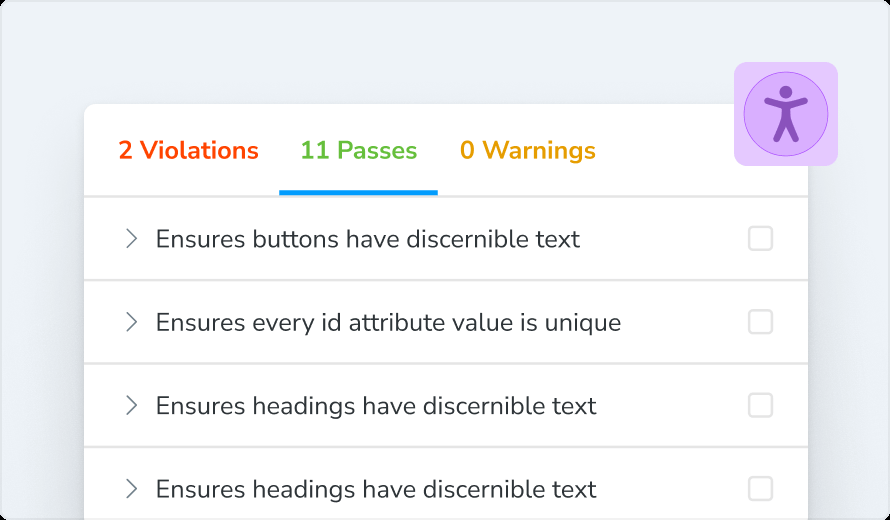
#> input picture packages/frontend/src/stories/assets/accessibility.png, 890 x 520 px
$ python -i sam_deepgaze_hybrid.py   (imports and definitions only)
#> lines starting #> are read from the running program, lines starting #| are printed output that depends on the picture
#> further down, picture is the input picture: shape (520, 890, 3); mean B, G, R 246.4, 243.5, 242.7
#!/usr/bin/env python3
"""
SAM + DeepGaze Hybrid Approach
SAM findet Objekte, DeepGaze bewertet deren Wichtigkeit
"""

import cv2
import numpy as np
from typing import Tuple, List, Dict, Any, Optional
import logging
from pathlib import Path

logger = logging.getLogger(__name__)

class SAMDeepGazeHybrid:
    """
    Kombiniert SAM (Objekt-Segmentierung) mit DeepGaze-ähnlicher Saliency Detection
    """

    def __init__(self, sam_model_path: Optional[str] = None):
        """
        Initialisiert den Hybrid Detector

        Args:
            sam_model_path: Pfad zum SAM Modell (optional)
        """
        self.sam_model = None
        self.sam_predictor = None
        self.use_sam = False

        # Versuche SAM zu laden (optional)
        if sam_model_path and Path(sam_model_path).exists():
            self._load_sam_model(sam_model_path)

        # DeepGaze-ähnliche Saliency Detection
        self.face_cascade = self._load_face_detector()

    # [10 lines left out: function _load_sam_model, not called in this run]

    def _load_face_detector(self):
        """Lädt OpenCV Face Detector"""
        try:
            cascade_paths = [
                cv2.data.haarcascades + 'haarcascade_frontalface_default.xml',
                '/usr/local/share/opencv4/haarcascades/haarcascade_frontalface_default.xml',
                '/opt/homebrew/share/opencv4/haarcascades/haarcascade_frontalface_default.xml'
            ]

            for path in cascade_paths:
                if Path(path).exists():
                    cascade = cv2.CascadeClassifier(path)
                    logger.info(f"Face detector loaded from: {path}")
                    return cascade

            logger.warning("Face detector not available")
            return None
        except Exception as e:
            logger.warning(f"Could not load face detector: {e}")
            return None

    def generate_saliency_map(self, image: np.ndarray) -> np.ndarray:
        """
        Generiert Saliency Map mit SAM + DeepGaze Hybrid

        Args:
            image: Input-Bild (BGR)

        Returns:
            Saliency Map (0-255)
        """
        try:
            height, width = image.shape[:2]
#> height = 520; width = 890

            # 1. SAM: Finde alle Objekte (simuliert)
            objects = self._find_objects_sam(image)
#> objects = []

            # 2. DeepGaze-ähnliche Bewertung der Objekte
            object_saliency = self._evaluate_object_saliency(image, objects)

            # 3. Kombiniere mit traditionellen Saliency-Methoden
            traditional_saliency = self._compute_traditional_saliency(image)

            # 4. Erstelle finale Saliency Map
            saliency_map = self._combine_saliency_maps(
                object_saliency, traditional_saliency, height, width
            )

            logger.debug(f"Generated hybrid saliency map: {saliency_map.shape}, "
                        f"min={saliency_map.min()}, max={saliency_map.max()}")

            return saliency_map

        except Exception as e:
            logger.error(f"Error generating saliency map: {e}")
            return self._generate_center_saliency_map(height, width)

    def _find_objects_sam(self, image: np.ndarray) -> List[Dict[str, Any]]:
        """
        Simuliert SAM Objekt-Erkennung
        In der echten Implementierung würde hier SAM aufgerufen werden
        """
        objects = []

        if self.use_sam:
            # Hier würde SAM aufgerufen werden:
            # masks, scores, logits = self.sam_predictor.predict(...)
            # Für jetzt simulieren wir typische Objekte

            # Simuliere ein zentriertes Objekt (Person)
            height, width = image.shape[:2]
            center_x, center_y = width // 2, height // 2

            # Simuliere Person-ähnliches Objekt
            person_obj = {
                "mask": self._create_ellipse_mask(height, width, center_x, center_y, width//4, height//3),
                "bbox": (center_x - width//8, center_y - height//6, width//4, height//3),
                "score": 0.9,
                "class": "person",
                "center": (center_x, center_y)
            }
            objects.append(person_obj)

            # Simuliere weitere Objekte basierend auf Edge Detection
            edges = cv2.Canny(cv2.cvtColor(image, cv2.COLOR_BGR2GRAY), 50, 150)
            contours, _ = cv2.findContours(edges, cv2.RETR_EXTERNAL, cv2.CHAIN_APPROX_SIMPLE)

            for i, contour in enumerate(contours[:3]):  # Max 3 zusätzliche Objekte
                if cv2.contourArea(contour) > 1000:  # Nur größere Objekte
                    x, y, w, h = cv2.boundingRect(contour)

                    # Erstelle Maske für dieses Objekt
                    mask = np.zeros((height, width), dtype=np.uint8)
                    cv2.fillPoly(mask, [contour], 255)

                    obj = {
                        "mask": mask,
                        "bbox": (x, y, w, h),
                        "score": 0.7 - i * 0.1,  # Abnehmende Scores
                        "class": "object",
                        "center": (x + w//2, y + h//2)
                    }
                    objects.append(obj)

        logger.debug(f"Found {len(objects)} objects")
        return objects

    # [6 lines left out: function _create_ellipse_mask, not called in this run]

    def _evaluate_object_saliency(self, image: np.ndarray, objects: List[Dict[str, Any]]) -> np.ndarray:
        """
        Bewertet die Saliency jedes Objekts (DeepGaze-ähnlich)
        """
        height, width = image.shape[:2]
#> height = 520; width = 890
        object_saliency = np.zeros((height, width), dtype=np.float32)

        for obj in objects:
            mask = obj["mask"]
            bbox = obj["bbox"]
            score = obj["score"]
            center = obj["center"]

            # DeepGaze-ähnliche Bewertung basierend auf:
            # 1. Objekt-Score (von SAM)
            # 2. Position (Center Bias)
            # 3. Größe (größere Objekte sind oft wichtiger)
            # 4. Kontrast zum Hintergrund

            # Center Bias
            center_x, center_y = width // 2, height // 2
            dist_from_center = np.sqrt((center[0] - center_x)**2 + (center[1] - center_y)**2)
            max_dist = np.sqrt(width**2 + height**2) / 2
            center_bias = 1.0 - (dist_from_center / max_dist)

            # Größe-Bias (größere Objekte sind wichtiger)
            obj_area = np.count_nonzero(mask)
            total_area = height * width
            size_bias = min(1.0, obj_area / (total_area * 0.1))  # Normalisiert auf 10% des Bildes

            # Kontrast-Bias
            contrast_bias = self._compute_object_contrast(image, mask)

            # Kombiniere alle Biases
            final_score = score * (0.4 + 0.2 * center_bias + 0.2 * size_bias + 0.2 * contrast_bias)

            # Füge zur Saliency Map hinzu
            object_saliency += mask.astype(np.float32) * final_score
#> this loop made 0 passes
#> object_saliency: shape (520, 890) float32; every value is 0

        # Normalisiere
        if object_saliency.max() > 0:
            object_saliency = object_saliency / object_saliency.max()

        return object_saliency

    # [25 lines left out: function _compute_object_contrast, not called in this run]

    def _compute_traditional_saliency(self, image: np.ndarray) -> np.ndarray:
        """Berechnet traditionelle Saliency-Methoden als Backup"""
        try:
            # Edge Detection
            gray = cv2.cvtColor(image, cv2.COLOR_BGR2GRAY)
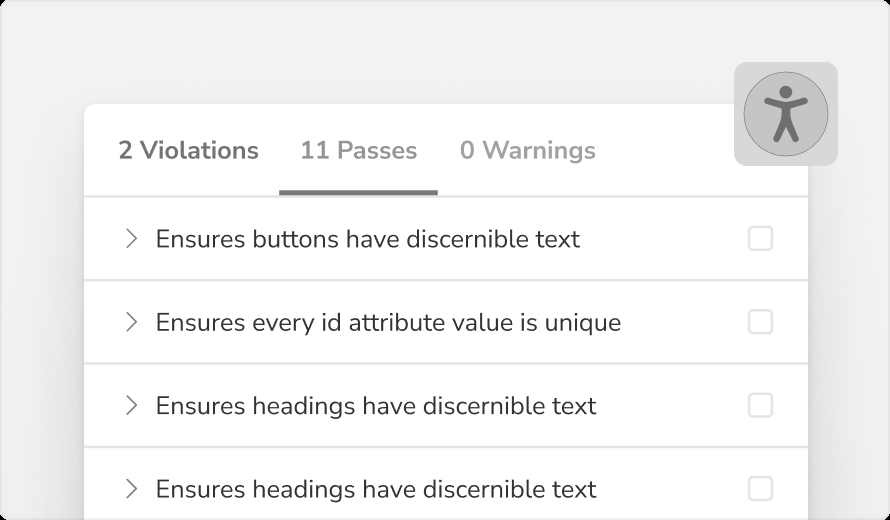
#> gray: shape (520, 890); min 0, max 255, mean 243.5
            edges = cv2.Canny(gray, 50, 150)
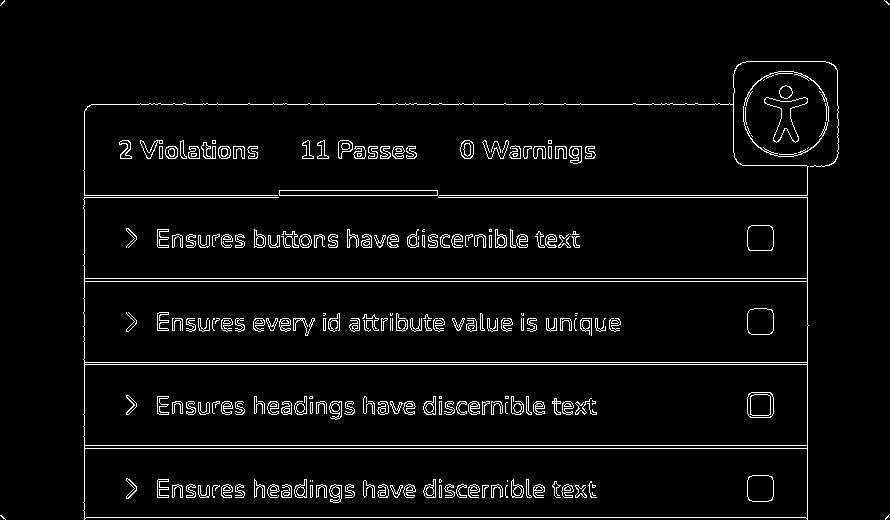
#> edges: shape (520, 890); 4.3% white in thin lines or dots

            # Color Contrast
            lab = cv2.cvtColor(image, cv2.COLOR_BGR2LAB)
#> lab: shape (520, 890, 3); mean of channels 0, 1, 2 244.7, 128.3, 126.5
            l, a, b = cv2.split(lab)
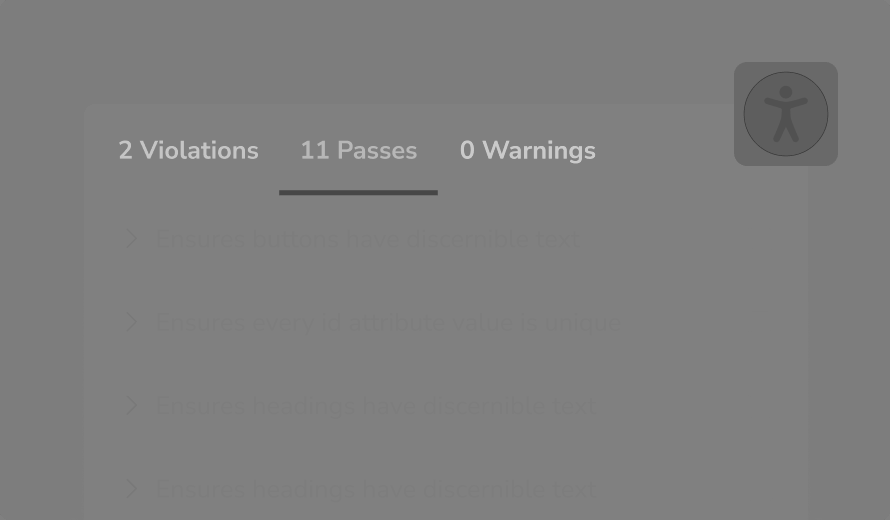
#> b: shape (520, 890); min 65, max 202, mean 126.5

            kernel = np.ones((9, 9), np.float32) / 81
            l_mean = cv2.filter2D(l.astype(np.float32), -1, kernel)
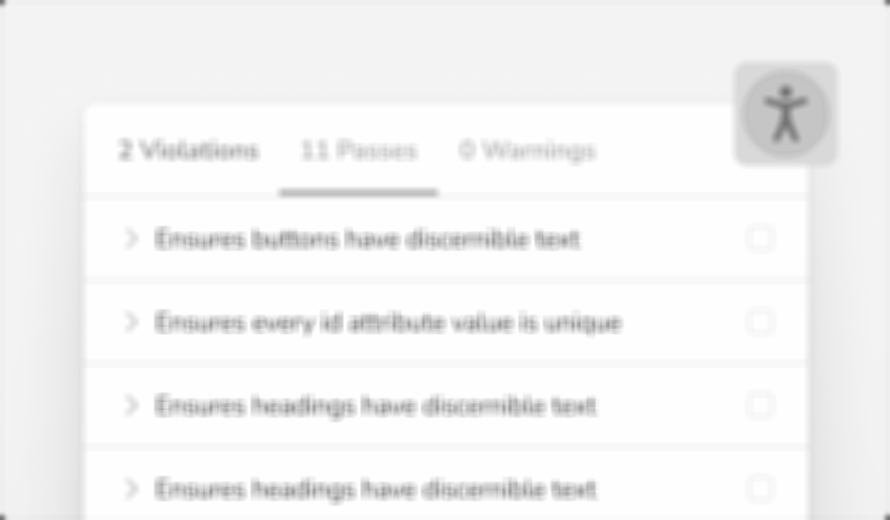
#> l_mean: shape (520, 890) float32; min 114.9, max 255, mean 244.7
            l_contrast = np.abs(l.astype(np.float32) - l_mean)
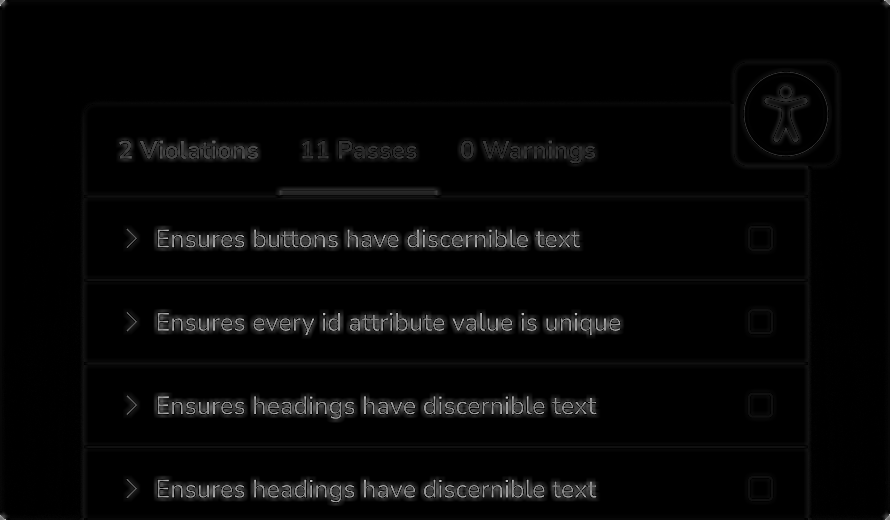
#> l_contrast: shape (520, 890) float32; min 0, max 187.6, mean 6.1

            # Kombiniere
            traditional_saliency = (
                0.6 * edges.astype(np.float32) +
                0.4 * l_contrast
            )
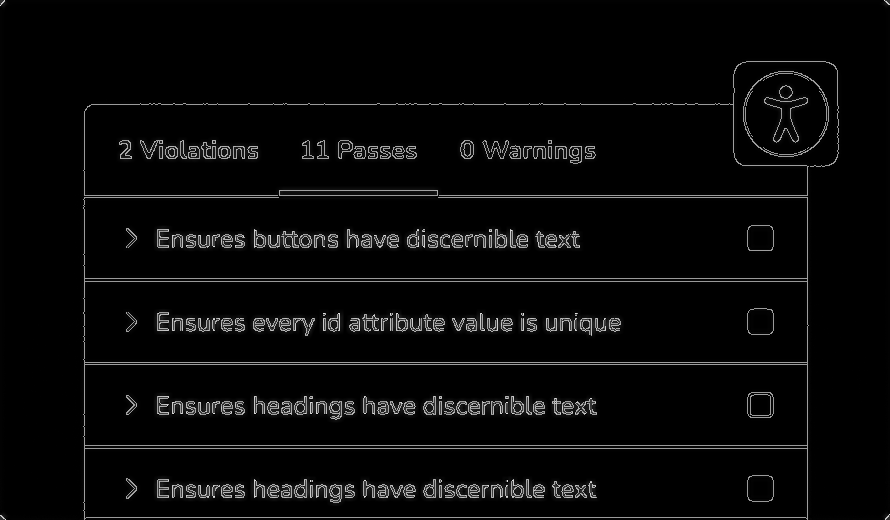
#> traditional_saliency: shape (520, 890) float32; min 0, max 228, mean 9

            # Normalisiere
            if traditional_saliency.max() > 0:
                traditional_saliency = traditional_saliency / traditional_saliency.max()

            return traditional_saliency

        except Exception as e:
            logger.error(f"Error computing traditional saliency: {e}")
            return np.zeros(image.shape[:2], dtype=np.float32)

    def _combine_saliency_maps(self, object_saliency: np.ndarray,
                              traditional_saliency: np.ndarray,
                              height: int, width: int) -> np.ndarray:
        """Kombiniert Objekt-basierte und traditionelle Saliency"""
#> called with height = 520, width = 890

        # Gewichte
        object_weight = 0.7  # Objekte sind wichtiger
        traditional_weight = 0.3

        # Kombiniere
        combined = (
            object_weight * object_saliency +
            traditional_weight * traditional_saliency
        )
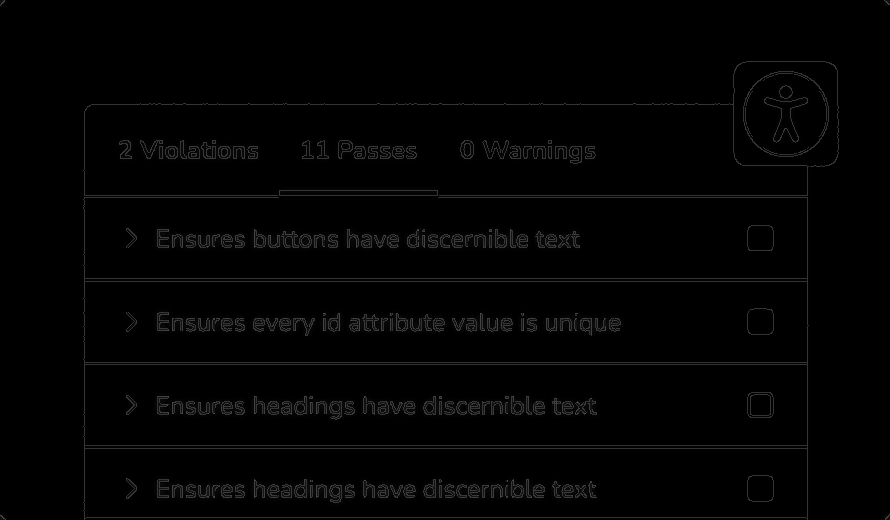
#> combined: shape (520, 890) float32; min 0, max 0.3, mean 0.0118

        # Normalisiere auf 0-255
        if combined.max() > 0:
            combined = (combined / combined.max() * 255).astype(np.uint8)
        else:
            combined = combined.astype(np.uint8)

        return combined

    # [108 lines left out: functions _generate_center_saliency_map, get_roi_suggestions, not called in this run]

>>> import cv2
>>> picture = cv2.imread('../../../frontend/src/stories/assets/accessibility.png')
>>> result = SAMDeepGazeHybrid().generate_saliency_map(picture)
